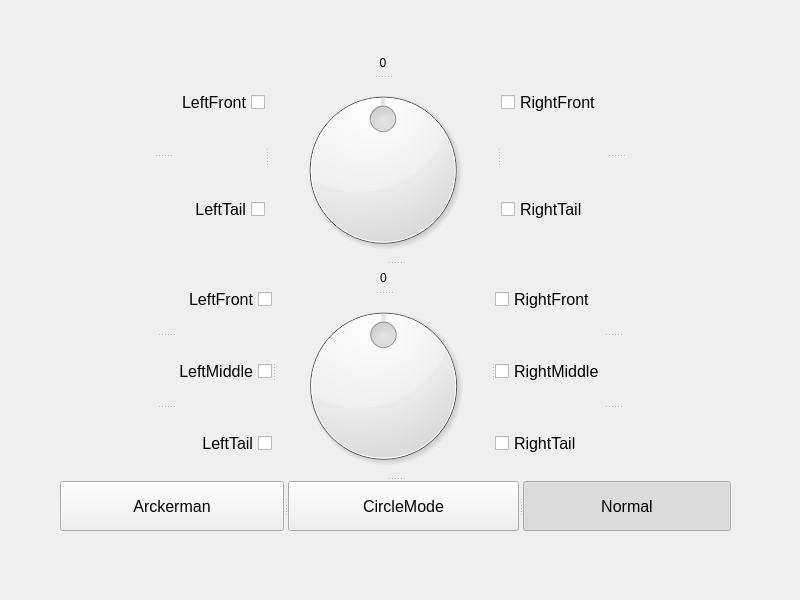
<?xml version="1.0" encoding="UTF-8"?>
<ui version="4.0">
 <class>Widget</class>
 <widget class="QWidget" name="Widget">
  <property name="geometry">
   <rect>
    <x>0</x>
    <y>0</y>
    <width>800</width>
    <height>600</height>
   </rect>
  </property>
  <property name="minimumSize">
   <size>
    <width>800</width>
    <height>600</height>
   </size>
  </property>
  <property name="maximumSize">
   <size>
    <width>800</width>
    <height>600</height>
   </size>
  </property>
  <property name="windowTitle">
   <string>Widget</string>
  </property>
  <widget class="QSplitter" name="splitter_11">
   <property name="geometry">
    <rect>
     <x>60</x>
     <y>50</y>
     <width>671</width>
     <height>481</height>
    </rect>
   </property>
   <property name="orientation">
    <enum>Qt::Vertical</enum>
   </property>
   <widget class="QSplitter" name="splitter_8">
    <property name="orientation">
     <enum>Qt::Horizontal</enum>
    </property>
    <widget class="QSplitter" name="splitter_2">
     <property name="orientation">
      <enum>Qt::Vertical</enum>
     </property>
     <widget class="QCheckBox" name="servoLF">
      <property name="font">
       <font>
        <pointsize>12</pointsize>
       </font>
      </property>
      <property name="layoutDirection">
       <enum>Qt::RightToLeft</enum>
      </property>
      <property name="text">
       <string>LeftFront</string>
      </property>
      <property name="tristate">
       <bool>false</bool>
      </property>
     </widget>
     <widget class="QCheckBox" name="servoLT">
      <property name="font">
       <font>
        <pointsize>12</pointsize>
       </font>
      </property>
      <property name="layoutDirection">
       <enum>Qt::RightToLeft</enum>
      </property>
      <property name="text">
       <string>LeftTail</string>
      </property>
     </widget>
    </widget>
    <widget class="QSplitter" name="splitter">
     <property name="orientation">
      <enum>Qt::Vertical</enum>
     </property>
     <widget class="QLabel" name="servoLabel">
      <property name="layoutDirection">
       <enum>Qt::LeftToRight</enum>
      </property>
      <property name="text">
       <string>0</string>
      </property>
      <property name="alignment">
       <set>Qt::AlignCenter</set>
      </property>
     </widget>
     <widget class="QDial" name="servoDial">
      <property name="minimum">
       <number>-90</number>
      </property>
      <property name="maximum">
       <number>90</number>
      </property>
      <property name="singleStep">
       <number>5</number>
      </property>
      <property name="value">
       <number>0</number>
      </property>
      <property name="orientation">
       <enum>Qt::Horizontal</enum>
      </property>
      <property name="invertedAppearance">
       <bool>false</bool>
      </property>
      <property name="wrapping">
       <bool>false</bool>
      </property>
     </widget>
    </widget>
    <widget class="QSplitter" name="splitter_7">
     <property name="orientation">
      <enum>Qt::Vertical</enum>
     </property>
     <widget class="QCheckBox" name="servoRF">
      <property name="font">
       <font>
        <pointsize>12</pointsize>
       </font>
      </property>
      <property name="layoutDirection">
       <enum>Qt::LeftToRight</enum>
      </property>
      <property name="text">
       <string>RightFront</string>
      </property>
     </widget>
     <widget class="QCheckBox" name="servoRT">
      <property name="font">
       <font>
        <pointsize>12</pointsize>
       </font>
      </property>
      <property name="text">
       <string>RightTail</string>
      </property>
     </widget>
    </widget>
   </widget>
   <widget class="QSplitter" name="splitter_6">
    <property name="orientation">
     <enum>Qt::Horizontal</enum>
    </property>
    <widget class="QSplitter" name="splitter_5">
     <property name="orientation">
      <enum>Qt::Vertical</enum>
     </property>
     <widget class="QCheckBox" name="motorLF">
      <property name="font">
       <font>
        <pointsize>12</pointsize>
        <weight>50</weight>
        <italic>false</italic>
        <bold>false</bold>
        <kerning>true</kerning>
       </font>
      </property>
      <property name="layoutDirection">
       <enum>Qt::RightToLeft</enum>
      </property>
      <property name="text">
       <string>LeftFront</string>
      </property>
      <property name="tristate">
       <bool>false</bool>
      </property>
     </widget>
     <widget class="QCheckBox" name="motorLM">
      <property name="font">
       <font>
        <pointsize>12</pointsize>
       </font>
      </property>
      <property name="layoutDirection">
       <enum>Qt::RightToLeft</enum>
      </property>
      <property name="text">
       <string>LeftMiddle</string>
      </property>
      <property name="tristate">
       <bool>false</bool>
      </property>
     </widget>
     <widget class="QCheckBox" name="motorLT">
      <property name="font">
       <font>
        <pointsize>12</pointsize>
       </font>
      </property>
      <property name="layoutDirection">
       <enum>Qt::RightToLeft</enum>
      </property>
      <property name="text">
       <string>LeftTail</string>
      </property>
      <property name="tristate">
       <bool>false</bool>
      </property>
     </widget>
    </widget>
    <widget class="QSplitter" name="splitter_3">
     <property name="orientation">
      <enum>Qt::Vertical</enum>
     </property>
     <widget class="QLabel" name="motorLabel">
      <property name="text">
       <string>0</string>
      </property>
      <property name="alignment">
       <set>Qt::AlignCenter</set>
      </property>
     </widget>
     <widget class="QDial" name="motorDial">
      <property name="sizePolicy">
       <sizepolicy hsizetype="Preferred" vsizetype="Preferred">
        <horstretch>0</horstretch>
        <verstretch>0</verstretch>
       </sizepolicy>
      </property>
      <property name="minimum">
       <number>-100</number>
      </property>
      <property name="maximum">
       <number>100</number>
      </property>
      <property name="singleStep">
       <number>5</number>
      </property>
     </widget>
    </widget>
    <widget class="QSplitter" name="splitter_4">
     <property name="orientation">
      <enum>Qt::Vertical</enum>
     </property>
     <widget class="QSplitter" name="splitter_10">
      <property name="orientation">
       <enum>Qt::Vertical</enum>
      </property>
      <widget class="QCheckBox" name="motorRF">
       <property name="font">
        <font>
         <pointsize>12</pointsize>
        </font>
       </property>
       <property name="layoutDirection">
        <enum>Qt::LeftToRight</enum>
       </property>
       <property name="text">
        <string>RightFront</string>
       </property>
       <property name="tristate">
        <bool>false</bool>
       </property>
      </widget>
      <widget class="QCheckBox" name="motorRM">
       <property name="font">
        <font>
         <pointsize>12</pointsize>
        </font>
       </property>
       <property name="layoutDirection">
        <enum>Qt::LeftToRight</enum>
       </property>
       <property name="text">
        <string>RightMiddle</string>
       </property>
       <property name="tristate">
        <bool>false</bool>
       </property>
      </widget>
      <widget class="QCheckBox" name="motorRT">
       <property name="font">
        <font>
         <pointsize>12</pointsize>
        </font>
       </property>
       <property name="layoutDirection">
        <enum>Qt::LeftToRight</enum>
       </property>
       <property name="text">
        <string>RightTail</string>
       </property>
       <property name="tristate">
        <bool>false</bool>
       </property>
      </widget>
     </widget>
    </widget>
   </widget>
   <widget class="QSplitter" name="splitter_9">
    <property name="orientation">
     <enum>Qt::Horizontal</enum>
    </property>
    <widget class="QPushButton" name="arckermanMode">
     <property name="font">
      <font>
       <pointsize>12</pointsize>
       <weight>50</weight>
       <bold>false</bold>
      </font>
     </property>
     <property name="autoFillBackground">
      <bool>false</bool>
     </property>
     <property name="text">
      <string>Arckerman</string>
     </property>
     <property name="checkable">
      <bool>true</bool>
     </property>
     <attribute name="buttonGroup">
      <string notr="true">buttonGroup</string>
     </attribute>
    </widget>
    <widget class="QPushButton" name="circleMode">
     <property name="font">
      <font>
       <pointsize>12</pointsize>
      </font>
     </property>
     <property name="text">
      <string>CircleMode</string>
     </property>
     <property name="checkable">
      <bool>true</bool>
     </property>
     <attribute name="buttonGroup">
      <string notr="true">buttonGroup</string>
     </attribute>
    </widget>
    <widget class="QPushButton" name="normalMode">
     <property name="font">
      <font>
       <pointsize>12</pointsize>
      </font>
     </property>
     <property name="text">
      <string>Normal</string>
     </property>
     <property name="checkable">
      <bool>true</bool>
     </property>
     <property name="checked">
      <bool>true</bool>
     </property>
     <attribute name="buttonGroup">
      <string notr="true">buttonGroup</string>
     </attribute>
    </widget>
   </widget>
  </widget>
 </widget>
 <resources/>
 <connections/>
 <buttongroups>
  <buttongroup name="buttonGroup"/>
 </buttongroups>
</ui>
